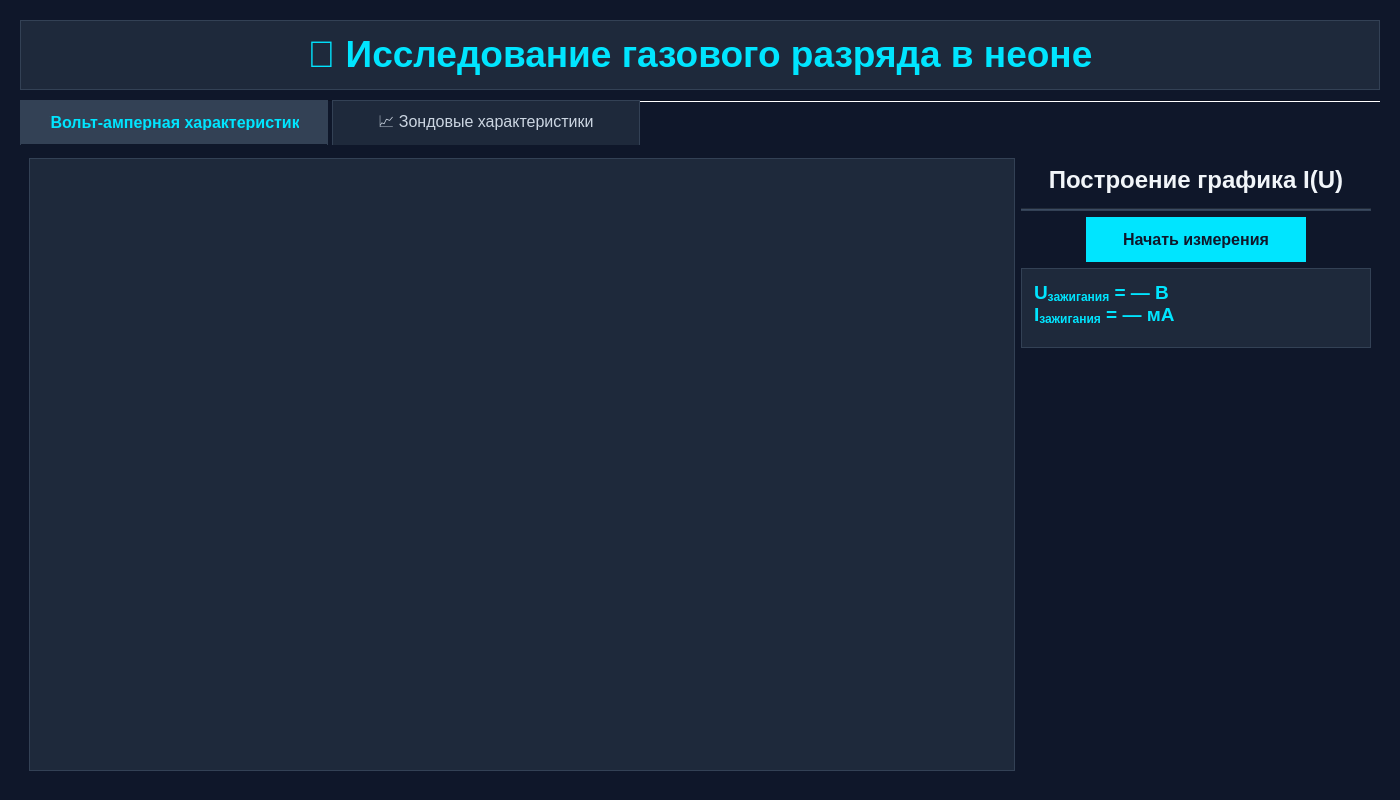
<?xml version="1.0" encoding="UTF-8"?>
<ui version="4.0">
 <class>Widget</class>
 <widget class="QWidget" name="Widget">
  <property name="geometry">
   <rect>
    <x>0</x>
    <y>0</y>
    <width>1400</width>
    <height>800</height>
   </rect>
  </property>
  <property name="windowTitle">
   <string>Лабораторная работа: Исследование газового разряда</string>
  </property>
  <property name="styleSheet">
   <string notr="true">QWidget {
    background-color: #0F172A;
    color: #F1F5F9;
    font-family: 'Segoe UI';
    font-size: 10pt;
}
QTextBrowser {
    background-color: #1E293B;
    border: 1px solid #334155;
    border-radius: 0px;
    color: #F1F5F9;
    padding: 8px;
    font-size: 11pt;
}
QProgressBar {
    border: 2px solid #334155;
    border-radius: 0px;
    background-color: #1E293B;
    text-align: center;
    color: #F1F5F9;
    font-weight: bold;
    font-size: 11pt;
}
QProgressBar::chunk {
    background-color: #00E5FF;
    border-radius: 0px;
}
QTabWidget::pane {
    border: none;
    background-color: #0F172A;
    border-radius: 0px;
    margin-top: 4px;
}
QTabWidget::tab-bar {
    alignment: center;
}
QTabBar::tab {
    background-color: #1E293B;
    border: 1px solid #334155;
    border-bottom: none;
    border-top-left-radius: 0px;
    border-top-right-radius: 0px;
    padding: 14px 28px;
    margin-right: 4px;
    font-size: 12pt;
    color: #CBD5E1;
    min-width: 250px;
}
QTabBar::tab:selected {
    background-color: #334155;
    color: #00E5FF;
    font-weight: bold;
    border: 1px solid #334155;
    border-bottom: 1px solid #0F172A;
}
QTabBar::tab:hover {
    background-color: #334155;
}
QGraphicsView {
    border: 2px solid #334155;
    border-radius: 0px;
    background-color: #1E293B;
    color: #F1F5F9;
}
QPushButton {
    background-color: #00E5FF;
    color: #0F172A;
    border: none;
    border-radius: 0px;
    padding: 12px 24px;
    font-weight: bold;
    font-size: 11pt;
}
QPushButton:hover {
    background-color: #1AFFFF;
}
QLabel {
    color: #F1F5F9;
    font-weight: bold;
    font-size: 12pt;
}
QDoubleSpinBox {
    background-color: #1E293B;
    color: #F1F5F9;
    border: 1px solid #334155;
    border-radius: 0px;
    padding: 5px;
    font-size: 12pt;
    min-height: 40px;
}
QDoubleSpinBox::up-button, QDoubleSpinBox::down-button {
    width: 20px;
    background-color: #334155;
    border: 1px solid #334155;
    border-radius: 0px;
}
QDoubleSpinBox::up-button:hover, QDoubleSpinBox::down-button:hover {
    background-color: #475569;
}
QTableWidget {
    background-color: #1E293B;
    color: #F1F5F9;
    gridline-color: #334155;
    border: 1px solid #334155;
}
QTableWidget QHeaderView::section {
    background-color: #334155;
    color: #00E5FF;
    padding: 4px;
    border: 1px solid #334155;
    font-weight: bold;
}</string>
  </property>
  <widget class="QTextBrowser" name="textBrowser">
   <property name="geometry">
    <rect>
     <x>20</x>
     <y>20</y>
     <width>1360</width>
     <height>70</height>
    </rect>
   </property>
   <property name="html">
    <string>&lt;!DOCTYPE HTML PUBLIC &quot;-//W3C//DTD HTML 4.0//EN&quot; &quot;http://www.w3.org/TR/REC-html40/strict.dtd&quot;&gt;
&lt;html&gt;&lt;head&gt;&lt;meta name=&quot;qrichtext&quot; content=&quot;1&quot; /&gt;&lt;meta charset=&quot;utf-8&quot; /&gt;&lt;style type=&quot;text/css&quot;&gt;
p, li { white-space: pre-wrap; }
hr { height: 1px; border-width: 0; }
li.unchecked::marker { content: &quot;\2610&quot;; }
li.checked::marker { content: &quot;\2612&quot;; }
&lt;/style&gt;&lt;/head&gt;&lt;body style=&quot; font-family:'Segoe UI'; font-size:10pt; font-weight:400; font-style:normal;&quot;&gt;
&lt;p align=&quot;center&quot; style=&quot; margin-top:12px; margin-bottom:12px; margin-left:0px; margin-right:0px; -qt-block-indent:0; text-indent:0px;&quot;&gt;&lt;span style=&quot; font-family:'Georgia'; font-size:28pt; font-weight:600; color:#00E5FF;&quot;&gt;🔬 Исследование газового разряда в неоне&lt;/span&gt;&lt;/p&gt;&lt;/body&gt;&lt;/html&gt;</string>
   </property>
  </widget>

  <!-- Вкладки -->
  <widget class="QTabWidget" name="tabWidget">
   <property name="geometry">
    <rect>
     <x>20</x>
     <y>100</y>
     <width>1360</width>
     <height>680</height>
    </rect>
   </property>
   <property name="currentIndex">
    <number>0</number>
   </property>
   <property name="documentMode">
    <bool>true</bool>
   </property>

   <!-- Вкладка 1: График I(U) -->
   <widget class="QWidget" name="tab_iu">
    <attribute name="title">
     <string>⚡Вольт-амперная характеристика</string>
    </attribute>
    <layout class="QHBoxLayout" name="horizontalLayout_2">
     <!-- Левая часть: ТОЛЬКО таблица -->
     <item>
      <widget class="QTableWidget" name="table_points_iu">
       <property name="editTriggers">
        <set>QAbstractItemView::NoEditTriggers</set>
       </property>
       <property name="selectionBehavior">
        <enum>QAbstractItemView::SelectRows</enum>
       </property>
       <property name="sizePolicy">
        <sizepolicy hsizetype="Expanding" vsizetype="Expanding">
         <horstretch>0</horstretch>
         <verstretch>1</verstretch>
        </sizepolicy>
       </property>
      </widget>
     </item>

     <!-- Правая панель: управление -->
     <item>
      <layout class="QVBoxLayout" name="controlPanelLayout_IU">
       <!-- Заголовок -->
       <item>
        <widget class="QLabel" name="label_graphTitle_IU">
         <property name="text">
          <string>Построение графика I(U)</string>
         </property>
         <property name="alignment">
          <set>Qt::AlignCenter</set>
         </property>
         <property name="styleSheet">
          <string notr="true">font-size: 18pt; font-weight: bold; color: #F1F5F9; padding: 8px;</string>
         </property>
        </widget>
       </item>
       <item>
        <widget class="Line" name="line_iu">
         <property name="orientation">
          <enum>Qt::Horizontal</enum>
         </property>
         <property name="styleSheet">
          <string notr="true">background-color: #334155;</string>
         </property>
        </widget>
       </item>

       <!-- Кнопка -->
       <item alignment="Qt::AlignCenter">
        <widget class="QPushButton" name="startButton_IU">
         <property name="text">
          <string>Начать измерения</string>
         </property>
         <property name="minimumSize">
          <size>
           <width>220</width>
           <height>45</height>
          </size>
         </property>
         <property name="styleSheet">
          <string notr="true">background-color: #00E5FF;
color: #0F172A;
border: none;
font-weight: bold;
font-size: 12pt;
padding: 10px;</string>
         </property>
        </widget>
       </item>

       <!-- Поле U/I зажигания -->
       <item>
        <widget class="QTextBrowser" name="textBrowser_U_I_zag">
         <property name="minimumSize">
          <size>
           <width>350</width>
           <height>80</height>
          </size>
         </property>
         <property name="maximumSize">
          <size>
           <width>350</width>
           <height>80</height>
          </size>
         </property>
         <property name="styleSheet">
          <string notr="true">background-color: #1E293B;
border: 1px solid #334155;
color: #00E5FF;
font-size: 14pt;
font-weight: bold;
padding: 8px;</string>
         </property>
         <property name="html">
          <string>&lt;html&gt;&lt;head/&gt;&lt;body&gt;&lt;p&gt;U&lt;sub&gt;зажигания&lt;/sub&gt; = — В&lt;br&gt;I&lt;sub&gt;зажигания&lt;/sub&gt; = — мА&lt;/p&gt;&lt;/body&gt;&lt;/html&gt;</string>
         </property>
         <property name="verticalScrollBarPolicy">
          <enum>Qt::ScrollBarAlwaysOff</enum>
         </property>
         <property name="horizontalScrollBarPolicy">
          <enum>Qt::ScrollBarAlwaysOff</enum>
         </property>
        </widget>
       </item>

       <item>
        <spacer name="verticalSpacer_IU">
         <property name="orientation">
          <enum>Qt::Vertical</enum>
         </property>
         <property name="sizeHint" stdset="0">
          <size>
           <width>20</width>
           <height>40</height>
          </size>
         </property>
        </spacer>
       </item>
      </layout>
     </item>
    </layout>
   </widget>

   <!-- Вкладка 2: ВАХ зонда -->
   <widget class="QWidget" name="tab_2">
    <attribute name="title">
     <string>📈 Зондовые характеристики</string>
    </attribute>
    <layout class="QHBoxLayout" name="horizontalLayout_tab2">
     <!-- Левая панель: таблицы -->
     <item>
      <layout class="QVBoxLayout" name="leftPanelLayout">
       <!-- Верхняя таблица -->
       <item>
        <widget class="QTableWidget" name="table_points">
         <property name="editTriggers">
          <set>QAbstractItemView::NoEditTriggers</set>
         </property>
         <property name="selectionBehavior">
          <enum>QAbstractItemView::SelectRows</enum>
         </property>
         <property name="sizePolicy">
          <sizepolicy hsizetype="Expanding" vsizetype="Expanding">
           <horstretch>0</horstretch>
           <verstretch>1</verstretch>
          </sizepolicy>
         </property>
        </widget>
       </item>

       <!-- Заполнитель -->
       <item>
        <spacer name="verticalSpacerTop">
         <property name="orientation">
          <enum>Qt::Vertical</enum>
         </property>
         <property name="sizeType">
          <enum>QSizePolicy::Expanding</enum>
         </property>
         <property name="sizeHint" stdset="0">
          <size>
           <width>20</width>
           <height>0</height>
          </size>
         </property>
        </spacer>
       </item>

       <!-- Заголовок: "Параметры плазмы" -->
       <item>
        <widget class="QLabel" name="label_probe_params">
         <property name="text">
          <string>Параметры плазмы</string>
         </property>
         <property name="alignment">
          <set>Qt::AlignCenter</set>
         </property>
         <property name="styleSheet">
          <string notr="true">font-size: 14pt; font-weight: bold; color: #00E5FF; padding: 3px; background-color: #334155; border: 1px solid #334155;</string>
         </property>
         <property name="maximumHeight">
          <number>40</number>
         </property>
        </widget>
       </item>

       <!-- Нижняя таблица -->
       <item>
        <widget class="QTableWidget" name="table_params">
         <property name="editTriggers">
          <set>QAbstractItemView::NoEditTriggers</set>
         </property>
         <property name="selectionBehavior">
          <enum>QAbstractItemView::SelectRows</enum>
         </property>
         <property name="sizeAdjustPolicy">
          <enum>QAbstractScrollArea::AdjustToContents</enum>
         </property>
         <property name="sizePolicy">
          <sizepolicy hsizetype="Expanding" vsizetype="Minimum">
           <horstretch>0</horstretch>
           <verstretch>0</verstretch>
          </sizepolicy>
         </property>
        </widget>
       </item>
      </layout>
     </item>

     <!-- Правая панель: управление -->
     <item>
      <layout class="QVBoxLayout" name="controlPanelLayout">
       <item>
        <widget class="QLabel" name="label_graphTitle">
         <property name="text">
          <string>Построение графика I(U)
для зонда</string>
         </property>
         <property name="alignment">
          <set>Qt::AlignCenter</set>
         </property>
         <property name="styleSheet">
          <string notr="true">font-size: 18pt; font-weight: bold; color: #F1F5F9; padding: 12px 8px;</string>
         </property>
        </widget>
       </item>
       <item>
        <widget class="Line" name="line">
         <property name="orientation">
          <enum>Qt::Horizontal</enum>
         </property>
         <property name="styleSheet">
          <string notr="true">background-color: #334155;</string>
         </property>
        </widget>
       </item>

       <!-- Ток разряда -->
       <item>
        <layout class="QHBoxLayout" name="layout_discharge_current">
         <item>
          <widget class="QLabel" name="label_discharge_current">
           <property name="text">
            <string>Ток разряда (мкА):</string>
           </property>
           <property name="styleSheet">
            <string notr="true">font-size: 12pt; font-weight: bold; color: #F1F5F9;</string>
           </property>
          </widget>
         </item>
         <item>
          <widget class="QDoubleSpinBox" name="spinBox_discharge_current">
           <property name="suffix">
            <string> мкА</string>
           </property>
           <property name="minimum">
            <double>-500.000000000000000</double>
           </property>
           <property name="maximum">
            <double>500.000000000000000</double>
           </property>
           <property name="value">
            <double>0.000000000000000</double>
           </property>
           <property name="singleStep">
            <double>10.000000000000000</double>
           </property>
           <property name="minimumSize">
            <size>
             <width>180</width>
             <height>40</height>
            </size>
           </property>
          </widget>
         </item>
        </layout>
       </item>

       <!-- Модуль напряжения -->
       <item>
        <layout class="QHBoxLayout" name="layout_voltage">
         <item>
          <widget class="QLabel" name="label_voltage">
           <property name="text">
            <string>Модуль напряжения (В):</string>
           </property>
           <property name="styleSheet">
            <string notr="true">font-size: 12pt; font-weight: bold; color: #F1F5F9;</string>
           </property>
          </widget>
         </item>
         <item>
          <widget class="QDoubleSpinBox" name="spinBox_voltage">
           <property name="suffix">
            <string> В</string>
           </property>
           <property name="minimum">
            <number>0</number>
           </property>
           <property name="maximum">
            <number>25</number>
           </property>
           <property name="value">
            <number>0</number>
           </property>
           <property name="singleStep">
            <number>1</number>
           </property>
           <property name="minimumSize">
            <size>
             <width>120</width>
             <height>40</height>
            </size>
           </property>
          </widget>
         </item>
        </layout>
       </item>

       <!-- Кнопка -->
       <item alignment="Qt::AlignCenter">
        <widget class="QPushButton" name="startButton">
         <property name="text">
          <string>Начать измерения</string>
         </property>
         <property name="minimumSize">
          <size>
           <width>220</width>
           <height>45</height>
          </size>
         </property>
         <property name="styleSheet">
          <string notr="true">background-color: #00E5FF;
color: #0F172A;
border: none;
font-weight: bold;
font-size: 12pt;
padding: 10px;</string>
         </property>
        </widget>
       </item>

       <item>
        <spacer name="verticalSpacerRight">
         <property name="orientation">
          <enum>Qt::Vertical</enum>
         </property>
         <property name="sizeHint" stdset="0">
          <size>
           <width>20</width>
           <height>40</height>
          </size>
         </property>
        </spacer>
       </item>
      </layout>
     </item>
    </layout>
   </widget>
  </widget>
 </widget>
 <resources/>
 <connections/>
</ui>
